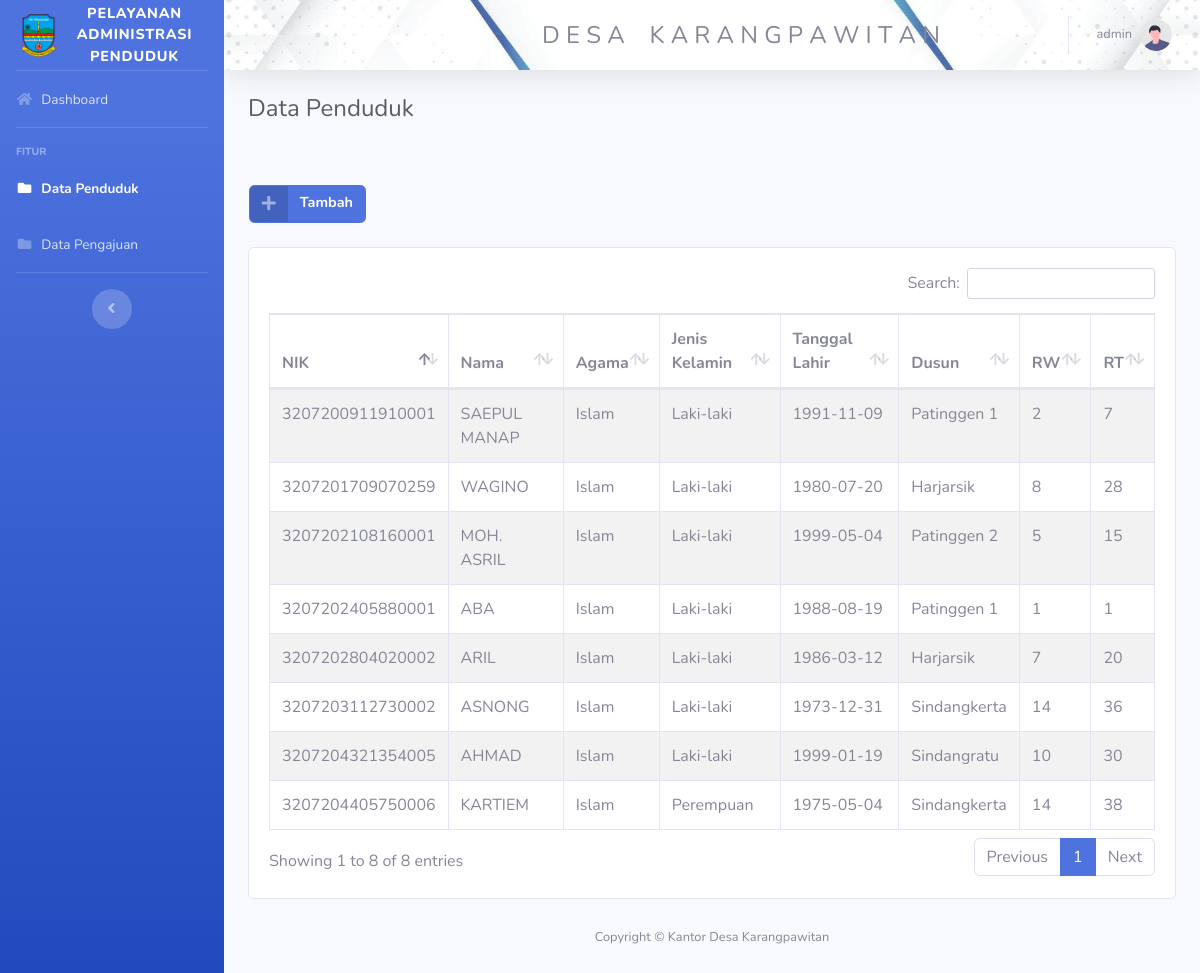
/view_data_penduduk_admin.php (signed in), run on the app's committed database.
### tables this page shows
CREATE TABLE IF NOT EXISTS `data_penduduk` (
`nik` bigint(20) NOT NULL,
  `nama` varchar(50) NOT NULL,
  `agama` varchar(20) NOT NULL,
  `gender` varchar(11) NOT NULL,
  `ttl` date NOT NULL,
  `id_dusun` int(11) NOT NULL,
  `rw` int(4) DEFAULT NULL,
  `rt` int(4) DEFAULT NULL,
  `pendidikan` varchar(20) NOT NULL,
  `pekerjaan` varchar(20) NOT NULL,
  `gol_darah` varchar(2) NOT NULL,
  `status` varchar(20) NOT NULL
);

CREATE TABLE IF NOT EXISTS `dusun` (
`id_dusun` int(11) NOT NULL,
  `nama_dusun` varchar(20) NOT NULL
);

### view_data_penduduk_admin.php (the view, shortened to what this page needs)
<!DOCTYPE html>
<html lang="en">
<head>
    <link href="vendor/fontawesome-free/css/all.min.css" rel="stylesheet" type="text/css">
    <link href="css/sb-admin-2.min.css" rel="stylesheet">
    <link rel="stylesheet" type="text/css" href="css/style.css">
    <link href="vendor/datatables/dataTables.bootstrap4.min.css" rel="stylesheet">
</head>
<body id="page-top">
    <div id="wrapper">
        <ul class="navbar-nav bg-gradient-primary samping sidebar sidebar-dark accordion" id="accordionSidebar">
            <a class="sidebar-brand d-flex align-items-center justify-content-center" href="dashboard_admin.php">
                <div class="sidebar-brand-icon">
                    <img src="img/Logo.png" class="img-logo">
                </div>
                <div class="sidebar-brand-text mx-3 text">Pelayanan Administrasi Penduduk</div>
            </a>
            <hr class="sidebar-divider my-0">
            <li class="nav-item">
                <a class="nav-link" href="dashboard_admin.php">
                    <i class="fas fa-fw fa-home"></i>
                    <span>Dashboard</span></a>
            </li>
            <hr class="sidebar-divider">
            <div class="sidebar-heading">
                Fitur
            </div>
            <li class="nav-item active">
                <a class="nav-link" href="view_data_penduduk_admin.php">
                    <i class="fas fa-fw fa-folder"></i>
                    <span>Data Penduduk</span></a>
            </li>
			<li class="nav-item">
                <a class="nav-link" href="view_data_pengajuan_admin.php">
                    <i class="fas fa-fw fa-folder"></i>
                    <span>Data Pengajuan</span></a>
            </li>
            <hr class="sidebar-divider d-none d-md-block">
            <div class="text-center d-none d-md-inline">
                <button class="rounded-circle border-0" id="sidebarToggle"></button>
            </div>
        </ul>
        <div id="content-wrapper" class="d-flex flex-column">
            <div id="content" class="tengah">
                <nav class="navbar navbar-expand navbar-light img bg-white topbar mb-4 static-top shadow">
                    <h4  style="margin-left: 32%; margin-top: 1%;"> D E S A  &nbsp;&nbsp; K A R A N G P A W I T A N</h4>
                    <ul class="navbar-nav ml-auto">
                        <li class="nav-item dropdown no-arrow">
                            <a class="nav-link dropdown-toggle" href="#" id="userDropdown" role="button"
                                data-toggle="dropdown" aria-haspopup="true" aria-expanded="false">
                                <span class="mr-2 d-none d-lg-inline text-gray-600 small"><?php echo $_SESSION['username_akun']; ?></span>
                                <img class="img-profile rounded-circle"
                                    src="img/undraw_profile.svg">
                            </a>
                        </li>
                    </ul>
                </nav>
                <div class="container-fluid">
					<div class="d-sm-flex align-items-center justify-content-between mb-4">
                        <h4 class=" mb-0 text-gray-800">Data Penduduk</h4>
                    </div>
					<div class="input_down">
					</div>
                    <div class="input_down">
                        <a href="input_data_penduduk_admin.php" class="btn btn-primary btn-icon-split tambah">
                            <span class="icon text-white-50">
                                <i class="fas fa-plus"></i>
                            </span>
                            <span class="text"><b>Tambah</b></span>
                        </a>
                    </div>
                    <br>
					<div class="card">
						<div class="card-body">
							<table id="example1" class="table table-bordered table-striped">
								<thead>
									<tr>
										<th>NIK</th>
										<th>Nama</th>
										<th>Agama</th>
										<th>Jenis Kelamin</th>
										<th>Tanggal Lahir</th>
										<th>Dusun</th>
										<th>RW</th>
										<th>RT</th>
									</tr>
								</thead>
							<tbody>
						<?php
							require ('koneksi.php');
							$result= mysqli_query($conn, "SELECT * from data_penduduk INNER JOIN dusun ON data_penduduk.id_dusun=dusun.id_dusun");
							while ($data = mysqli_fetch_array($result)){
						?>
						<tr>
							<td><?= $data['nik']; ?></></td>
							<td><?= $data['nama']; ?></a></td>
							<td><?= $data['agama']; ?></a></td>
							<td>
								<?php
									if(($data['gender'] == "L")){
										echo "Laki-laki";
									}else{
										echo "Perempuan";
									}
								?>
							</td>
							<td><?= $data['ttl']; ?></></td>
							<td><?= $data['nama_dusun']; ?></></td>
							<td><?= $data['rw']; ?></></td>
							<td><?= $data['rt']; ?></></td>
						</tr>
						<?php
							}
						?>
					</tbody>
				</table>
			</div>
		</div>
	</div>
            <footer class="sticky-footer">
                <div class="container my-auto">
                    <div class="copyright text-center my-auto">
                        <span>Copyright &copy; Kantor Desa Karangpawitan</span>
                    </div>
                </div>
            </footer>
        </div>
    </div>
</body>
</html>

### css/style.css (style rules this page uses)
.samping { background-color: #1C2833; }
.text { font-size: 90%; }
.input_down { height: 38px; margin-left: -2%; width: 104%; }
.tambah { margin-left: 2%; }

### view_data_penduduk_admin.php (style rules this page uses)
.img-logo { width: 45px; height: 45px; }
.img { background-image: url("img/a.jpg"); background-position: center; background-repeat: no-repeat; background-size: cover; position: relative; }

### data on the page
data_penduduk: nik "3207200911910001", nama "SAEPUL MANAP", agama "Islam", gender "Laki-laki", ttl "1991-11-09", id_dusun.nama_dusun "Patinggen 1", rw "2", rt "7"
data_penduduk: nik "3207201709070259", nama "WAGINO", agama "Islam", gender "Laki-laki", ttl "1980-07-20", id_dusun.nama_dusun "Harjarsik", rw "8", rt "28"
data_penduduk: nik "3207202108160001", nama "MOH. ASRIL", agama "Islam", gender "Laki-laki", ttl "1999-05-04", id_dusun.nama_dusun "Patinggen 2", rw "5", rt "15"
data_penduduk: nik "3207202405880001", nama "ABA", agama "Islam", gender "Laki-laki", ttl "1988-08-19", id_dusun.nama_dusun "Patinggen 1", rw "1", rt "1"
data_penduduk: nik "3207202804020002", nama "ARIL", agama "Islam", gender "Laki-laki", ttl "1986-03-12", id_dusun.nama_dusun "Harjarsik", rw "7", rt "20"
data_penduduk: nik "3207203112730002", nama "ASNONG", agama "Islam", gender "Laki-laki", ttl "1973-12-31", id_dusun.nama_dusun "Sindangkerta", rw "14", rt "36"
data_penduduk: nik "3207204321354005", nama "AHMAD", agama "Islam", gender "Laki-laki", ttl "1999-01-19", id_dusun.nama_dusun "Sindangratu", rw "10", rt "30"
data_penduduk: nik "3207204405750006", nama "KARTIEM", agama "Islam", gender "Perempuan", ttl "1975-05-04", id_dusun.nama_dusun "Sindangkerta", rw "14", rt "38"

### other printed values
$_SESSION['username_akun'] "admin"
